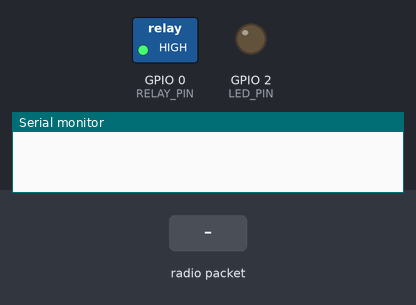
Bench run of a sketch on a simulated ESP8266 (NodeMCU). On the bench: switched loads named in the sketch (green lamp = pin HIGH), output pins drawn as LEDs (lit = HIGH), the last lines printed to the serial monitor. The inputs (shaded band) are chosen by the test bench.

Above: at 1.2 s.
1.3 s: radio packet "G2_ON" arrives
At 2.4 s:
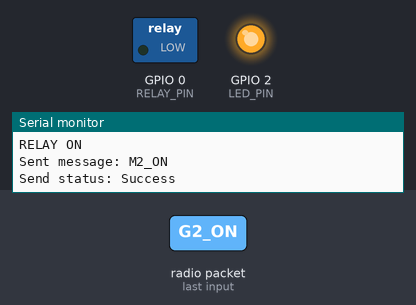
2.8 s: radio packet "G2_OFF" arrives
At 3.6 s:
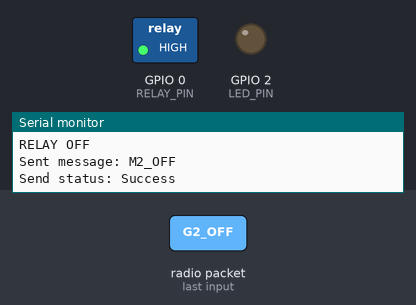
Timing chart, 0 to 5.8 s (numbered marks = the images above; inputs shaded):
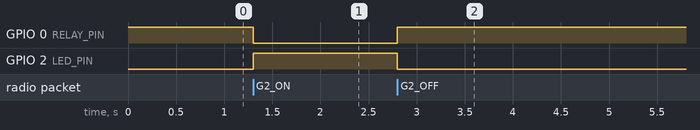

Measured:
- after the input at 1.3 s, GPIO 0 (RELAY_PIN): HIGH → LOW at once; GPIO 2 (LED_PIN): LOW → HIGH at once
- after the input at 2.8 s, GPIO 0 (RELAY_PIN): LOW → HIGH at once; GPIO 2 (LED_PIN): HIGH → LOW at once

The sketch:

espnow_slaves_esp01_relay02.ino
```cpp
#include <ESP8266WiFi.h>
#include <espnow.h>

#define RELAY_PIN 0  // ขา Relay (ESP-01 ใช้ GPIO0)
#define LED_PIN 2    // ขา LED (ESP-01 ใช้ GPIO2)

unsigned char status_RELAY = 0;
char receivedData[10];
uint8_t masterMAC[] = {0x2C, 0x3A, 0xE8, 0x25, 0xDB, 0x4C};  // MAC Address ของ Master

void setup() {
  Serial.begin(115200);
  pinMode(RELAY_PIN, OUTPUT);
  pinMode(LED_PIN, OUTPUT);

  digitalWrite(RELAY_PIN, HIGH);  // ปิด Relay (Active LOW)
  digitalWrite(LED_PIN, LOW);    // ปิด LED

  WiFi.mode(WIFI_STA);
  WiFi.disconnect();

  if (esp_now_init() != 0) {
    Serial.println("Error initializing ESP-NOW");
    return;
  }

  esp_now_set_self_role(ESP_NOW_ROLE_SLAVE);
  esp_now_register_recv_cb(OnDataRecv);
  esp_now_register_send_cb(OnDataSent);
  esp_now_add_peer(masterMAC, ESP_NOW_ROLE_SLAVE, 1, NULL, 0);
}

// ฟังก์ชันส่งข้อมูลกลับไปยัง Master
void sendData(const char *message) {
  if (esp_now_send(masterMAC, (uint8_t *)message, strlen(message)) == 0) {
    Serial.print("Sent message: ");
    Serial.println(message);
  } else {
    Serial.println("Error sending data");
  }
}

// ฟังก์ชัน Callback เมื่อส่งข้อมูลสำเร็จ/ล้มเหลว
void OnDataSent(uint8_t *mac, uint8_t status) {
  Serial.print("Send status: ");
  Serial.println(status == 0 ? "Success" : "Failed");
}

// ฟังก์ชัน Callback เมื่อได้รับข้อมูล
void OnDataRecv(uint8_t *mac, uint8_t *incomingData, uint8_t len) {
  if (len >= sizeof(receivedData)) {  // ป้องกัน Buffer Overflow
    Serial.println("Received data");
    return;
  }

  memcpy(receivedData, incomingData, len);
  receivedData[len] = '\0'; // เพิ่ม Null Terminator

  Serial.print("Command received: ");
  Serial.println(receivedData);

  if (strcmp(receivedData, "G2_ON") == 0) {
    digitalWrite(RELAY_PIN, LOW);  // เปิด Relay
    digitalWrite(LED_PIN, HIGH);    // เปิด LED
    status_RELAY = 1;
    Serial.println("RELAY ON");
    sendData("M2_ON");
  }
  else if (strcmp(receivedData, "G2_OFF") == 0) {
    digitalWrite(RELAY_PIN, HIGH); // ปิด Relay
    digitalWrite(LED_PIN, LOW);   // ปิด LED
    status_RELAY = 0;
    Serial.println("RELAY OFF");
    sendData("M2_OFF");
  }
  else {
    Serial.println("Unknown command");
  }
}

void loop() {
}
```
